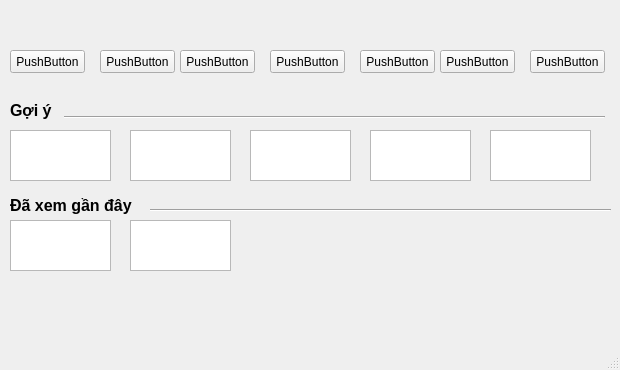
<?xml version="1.0" encoding="UTF-8"?>
<ui version="4.0">
 <class>MainWindow</class>
 <widget class="QMainWindow" name="MainWindow">
  <property name="geometry">
   <rect>
    <x>0</x>
    <y>0</y>
    <width>620</width>
    <height>370</height>
   </rect>
  </property>
  <property name="windowTitle">
   <string>MainWindow</string>
  </property>
  <widget class="QWidget" name="centralwidget">
   <widget class="QPushButton" name="pushButton">
    <property name="geometry">
     <rect>
      <x>10</x>
      <y>50</y>
      <width>75</width>
      <height>23</height>
     </rect>
    </property>
    <property name="text">
     <string>PushButton</string>
    </property>
   </widget>
   <widget class="QPushButton" name="pushButton_2">
    <property name="geometry">
     <rect>
      <x>100</x>
      <y>50</y>
      <width>75</width>
      <height>23</height>
     </rect>
    </property>
    <property name="text">
     <string>PushButton</string>
    </property>
   </widget>
   <widget class="QPushButton" name="pushButton_3">
    <property name="geometry">
     <rect>
      <x>180</x>
      <y>50</y>
      <width>75</width>
      <height>23</height>
     </rect>
    </property>
    <property name="text">
     <string>PushButton</string>
    </property>
   </widget>
   <widget class="QPushButton" name="pushButton_4">
    <property name="geometry">
     <rect>
      <x>270</x>
      <y>50</y>
      <width>75</width>
      <height>23</height>
     </rect>
    </property>
    <property name="text">
     <string>PushButton</string>
    </property>
   </widget>
   <widget class="QPushButton" name="pushButton_5">
    <property name="geometry">
     <rect>
      <x>360</x>
      <y>50</y>
      <width>75</width>
      <height>23</height>
     </rect>
    </property>
    <property name="text">
     <string>PushButton</string>
    </property>
   </widget>
   <widget class="QPushButton" name="pushButton_6">
    <property name="geometry">
     <rect>
      <x>440</x>
      <y>50</y>
      <width>75</width>
      <height>23</height>
     </rect>
    </property>
    <property name="text">
     <string>PushButton</string>
    </property>
   </widget>
   <widget class="QPushButton" name="pushButton_7">
    <property name="geometry">
     <rect>
      <x>530</x>
      <y>50</y>
      <width>75</width>
      <height>23</height>
     </rect>
    </property>
    <property name="text">
     <string>PushButton</string>
    </property>
   </widget>
   <widget class="Line" name="line">
    <property name="geometry">
     <rect>
      <x>64</x>
      <y>107</y>
      <width>541</width>
      <height>20</height>
     </rect>
    </property>
    <property name="orientation">
     <enum>Qt::Horizontal</enum>
    </property>
   </widget>
   <widget class="QListView" name="listView">
    <property name="geometry">
     <rect>
      <x>10</x>
      <y>130</y>
      <width>101</width>
      <height>51</height>
     </rect>
    </property>
   </widget>
   <widget class="QListView" name="listView_2">
    <property name="geometry">
     <rect>
      <x>130</x>
      <y>130</y>
      <width>101</width>
      <height>51</height>
     </rect>
    </property>
   </widget>
   <widget class="QListView" name="listView_3">
    <property name="geometry">
     <rect>
      <x>250</x>
      <y>130</y>
      <width>101</width>
      <height>51</height>
     </rect>
    </property>
   </widget>
   <widget class="QListView" name="listView_4">
    <property name="geometry">
     <rect>
      <x>370</x>
      <y>130</y>
      <width>101</width>
      <height>51</height>
     </rect>
    </property>
   </widget>
   <widget class="QListView" name="listView_5">
    <property name="geometry">
     <rect>
      <x>490</x>
      <y>130</y>
      <width>101</width>
      <height>51</height>
     </rect>
    </property>
   </widget>
   <widget class="QListView" name="listView_6">
    <property name="geometry">
     <rect>
      <x>10</x>
      <y>220</y>
      <width>101</width>
      <height>51</height>
     </rect>
    </property>
   </widget>
   <widget class="QListView" name="listView_7">
    <property name="geometry">
     <rect>
      <x>130</x>
      <y>220</y>
      <width>101</width>
      <height>51</height>
     </rect>
    </property>
   </widget>
   <widget class="Line" name="line_2">
    <property name="geometry">
     <rect>
      <x>150</x>
      <y>200</y>
      <width>461</width>
      <height>21</height>
     </rect>
    </property>
    <property name="orientation">
     <enum>Qt::Horizontal</enum>
    </property>
   </widget>
   <widget class="QLabel" name="label">
    <property name="geometry">
     <rect>
      <x>10</x>
      <y>100</y>
      <width>71</width>
      <height>21</height>
     </rect>
    </property>
    <property name="text">
     <string>&lt;html&gt;&lt;head/&gt;&lt;body&gt;&lt;p&gt;&lt;span style=&quot; font-size:12pt; font-weight:600;&quot;&gt;Gợi ý&lt;/span&gt;&lt;/p&gt;&lt;/body&gt;&lt;/html&gt;</string>
    </property>
   </widget>
   <widget class="QLabel" name="label_2">
    <property name="geometry">
     <rect>
      <x>10</x>
      <y>190</y>
      <width>141</width>
      <height>31</height>
     </rect>
    </property>
    <property name="text">
     <string>&lt;html&gt;&lt;head/&gt;&lt;body&gt;&lt;p&gt;&lt;span style=&quot; font-size:12pt; font-weight:600;&quot;&gt;Đã xem gần đây&lt;/span&gt;&lt;/p&gt;&lt;/body&gt;&lt;/html&gt;</string>
    </property>
   </widget>
  </widget>
  <widget class="QMenuBar" name="menubar">
   <property name="geometry">
    <rect>
     <x>0</x>
     <y>0</y>
     <width>620</width>
     <height>22</height>
    </rect>
   </property>
  </widget>
  <widget class="QStatusBar" name="statusbar"/>
 </widget>
 <resources/>
 <connections/>
</ui>
